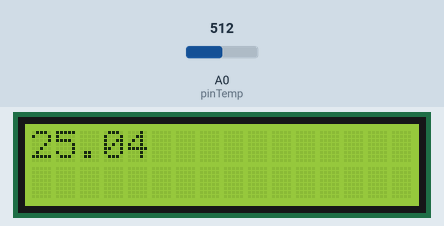
A sketch run on a simulated Arduino Uno, built with avr-gcc and run on an emulated ATmega328P. On the bench: 16×2 character LCD. The inputs (shaded band) are chosen by the test bench; at power-on: A0 (pinTemp) = 512. What the sketch prints to the serial monitor is not drawn.

Above: at 2.2 s.
2.3 s: A0 (pinTemp) set to 716
At 4.0 s:
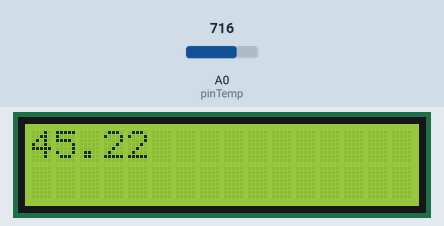
4.6 s: A0 (pinTemp) set to 900
At 6.1 s:
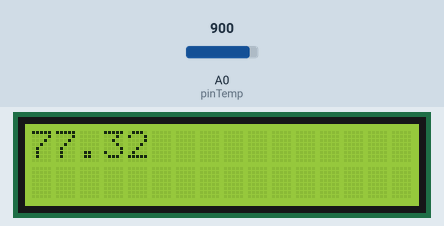
6.6 s: A0 (pinTemp) set to 1023
At 8.4 s:
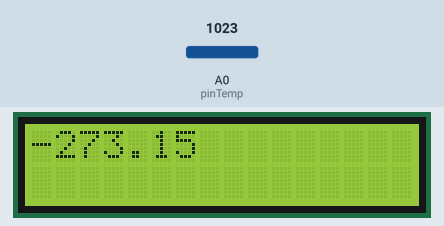
Timing chart, 0 to 9.9 s (numbered marks = the images above; inputs shaded):
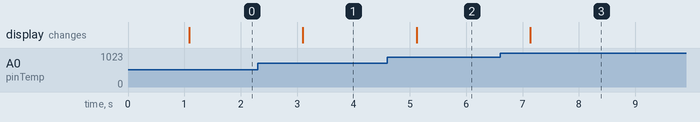

Measured:
- after the input at 2.3 s, the display: changes after 0.80 s (image 1)
- after the input at 4.6 s, the display: changes after 0.52 s (image 2)
- after the input at 6.6 s, the display: changes after 0.54 s (image 3)

The sketch:

sketch_feb15f.ino
```cpp
#include <Wire.h>
#include <LiquidCrystal_I2C.h>


// Demo of Grove - Starter Kit V2.0

// Reads the value of the Grove - Temperature Sensor, converts it to a Celsius temperature,
// and prints it to the serial console.
// Connect the Grove - Temperature Sensor to the socket marked A0
// Open the Serial Monitor in the Arduino IDE after uploading

// Define the pin to which the temperature sensor is connected.
const int pinTemp = A0;

// Define the B-value of the thermistor.
// This value is a property of the thermistor used in the Grove - Temperature Sensor,
// and used to convert from the analog value it measures and a temperature value.
const int B = 3975;
LiquidCrystal_I2C lcd(0x20, 2, 1, 0, 4, 5, 6, 7, 3, POSITIVE);
void setup()
{
    // Configure the serial communication line at 9600 baud (bits per second.)
    Serial.begin(9600);
    lcd.begin(16, 2);  // initialize the lcd for 16 chars 2 lines, turn on backlight
    lcd.setCursor(0, 0); //Start at character 4 on line 0
    lcd.print("Hello, world!");
    delay(1000);
}

void loop()
{
    // Get the (raw) value of the temperature sensor.
    int val = analogRead(pinTemp);
    lcd.clear();
    // Determine the current resistance of the thermistor based on the sensor value.
    float resistance = (float)(1023-val)*10000/val;

    // Calculate the temperature based on the resistance value.
    float temperature = 1/(log(resistance/10000)/B+1/298.15)-273.15;

    // Print the temperature to the serial console.
    Serial.println(temperature);
    lcd.print(temperature);
    // Wait one second between measurements.
    delay(1000);
}
```
